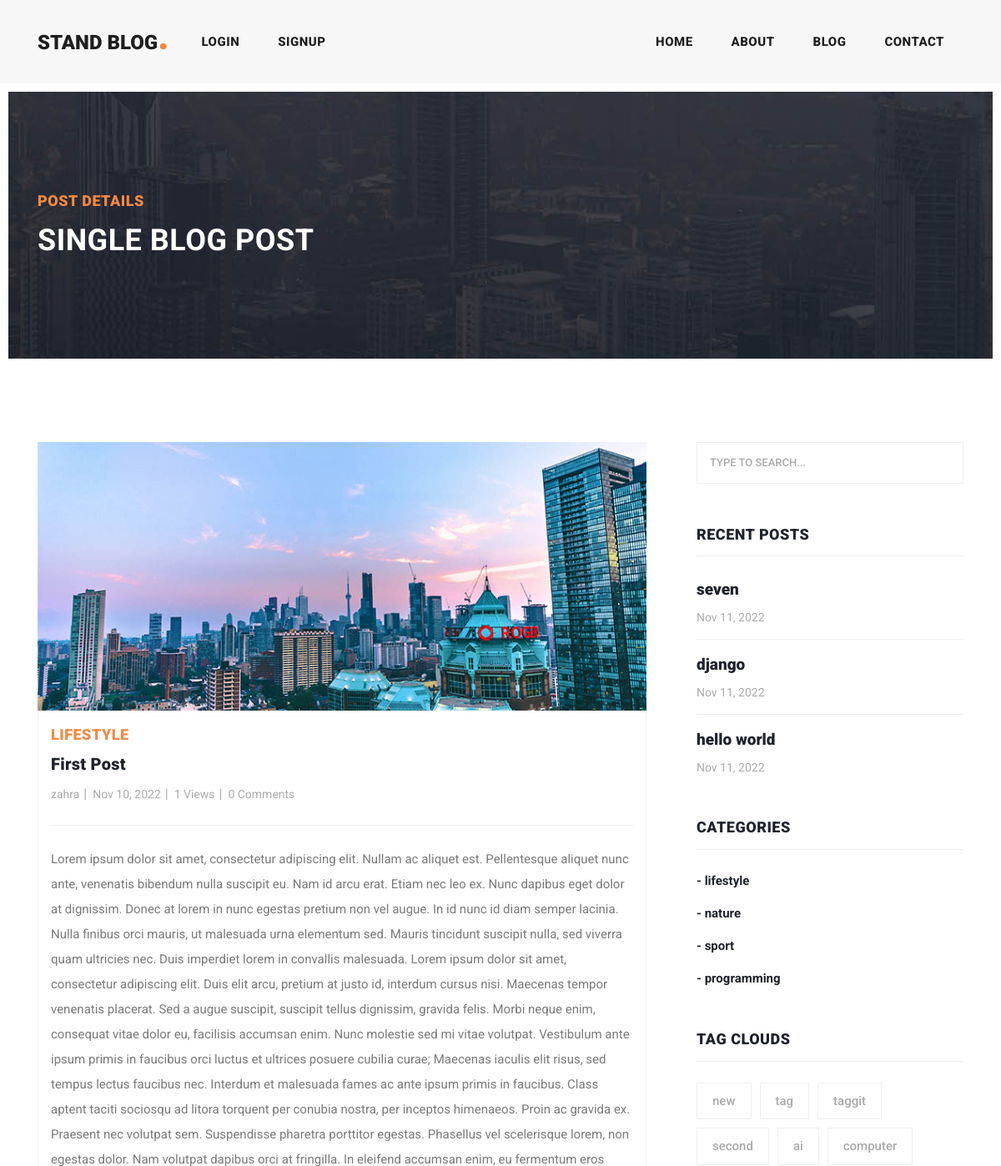
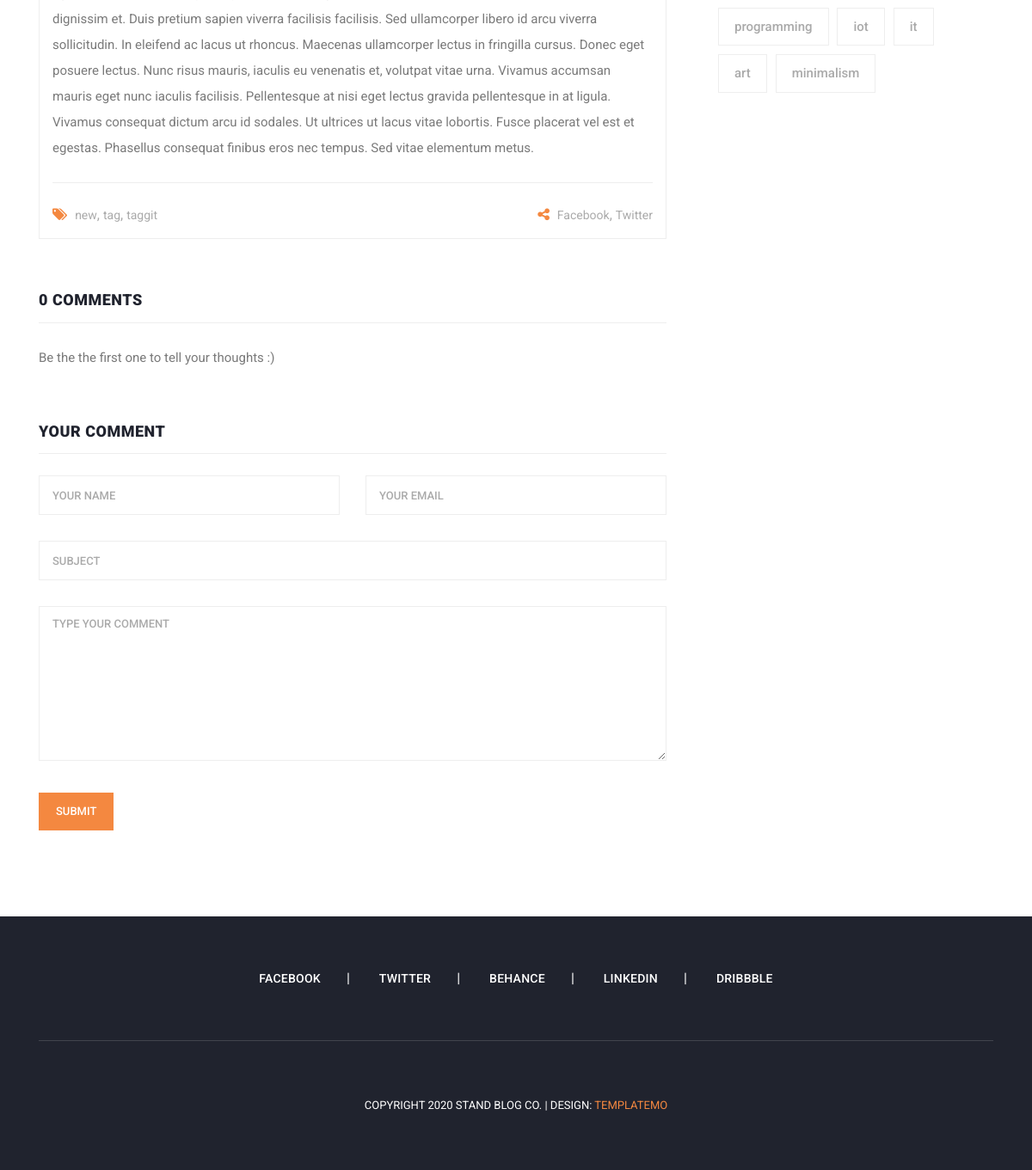
Page /blog/1/ on the committed database (2 pictures, top to bottom).
### blog/models.py (models this page shows, shortened)
class Post(models.Model):
    title=models.CharField(max_length=255)
    image=models.ImageField(upload_to='blog', default='default.jpg')
    content=models.TextField()
    creator=models.ForeignKey(User, on_delete=models.SET_NULL, null=True)
    created_date=models.DateTimeField(auto_now_add=True)
    published_date=models.DateTimeField(null=True)
    updated_date=models.DateTimeField(auto_now=True)
    status=models.BooleanField(default=False)
    counted_views=models.IntegerField(default=0)
    category=models.ForeignKey(Category, on_delete=models.SET_NULL, null=True, blank=True)
    tags=TaggableManager()
    class Meta:
        ordering=['-published_date']

class Category(models.Model):
    name=models.CharField(max_length=255)
    class Meta:
        verbose_name_plural='Categories'

### blog/views.py (the view, shortened to what this page needs)
# urls.py: path('<int:pid>/', blog_single, name='single'),
def blog_single(request, pid):
    post=get_object_or_404(Post, status=1, pk=pid)
    comments=Comment.objects.filter(post__id=pid, approved=True)
    post.counted_views+=1
    post.save()
    context={'post':post, 'comments':comments}
    return render(request, 'blog/blog-single.html', context)

### blog/templatetags/blog_tags.py (called while the page is built)
@register.inclusion_tag('blog/blog-recent-posts.html')
def recent_posts(number=3):
    return {'posts':Post.objects.filter(status=1).order_by('-published_date')[:number]}

@register.inclusion_tag('blog/blog-categories.html')
def categories():
    categories=Category.objects.all()
    return {'categories':categories}

@register.inclusion_tag('blog/blog-tags.html')
def tags():
    return {'tags':Tag.objects.all()}

@register.inclusion_tag('blog/blog-post.html')
def blog_post(post, truncatechars=None):
    if truncatechars==None:
        return {'post':post, 'content':post.content}
    return {'post':post, 'content':post.content[:truncatechars]+'...'}

@register.simple_tag
def comments_number(id):
    return Comment.objects.filter(post__id=id, approved=1).count()

### templates/blog/blog-single.html (shortened to what this page needs)
{% extends 'base.html' %}
{% load static %}
{% load blog_tags %}
{% block content %}
    <div class="heading-page header-text">
      <section class="page-heading">
        <div class="container">
          <div class="row">
            <div class="col-lg-12">
              <div class="text-content">
                <h4>Post Details</h4>
                <h2>Single blog post</h2>
              </div>
            </div>
          </div>
        </div>
      </section>
    </div>
    <section class="blog-posts grid-system">
      <div class="container">
        <div class="row">
          <div class="col-lg-8">
            <div class="all-blog-posts">
              <div class="row">
                <div class="col-lg-12">
                  {% blog_post post %}
                </div>
                <div class="col-lg-12">
                  <div class="sidebar-item comments">
                    <div class="sidebar-heading">
                      <h2>{{comments|length}} comments</h2>
                    </div>
                    <div class="content">
                      <ul>
                        <li>
                          {% for comment in comments %}
                          <div class="left-content">
                            <h4>{{comment.name}}<span>{{comment.created_date|date:'M d, Y'}}</span></h4>
                            <p>{{comment.message}}</p>
                          </div>
                          {% empty %}
                          <p>Be the the first one to tell your thoughts :)</p>
                        {% endfor %}
                        </li>
                      </ul>
                    </div>
                  </div>
                </div>
                <div class="col-lg-12">
                  <div class="sidebar-item submit-comment">
                    <div class="sidebar-heading">
                      <h2>Your comment</h2>
                    </div>
                    <div class="content">
                      <form id="comment" action="{% url 'blog:single' post.id %}" method="post">
                        <div class="row">
                          {% if request.user.is_authenticated %}
                          <div class="col-md-6 col-sm-12">
                            <fieldset>
                              <input name="name" type="hidden" id="name" value="{{request.user.username}}">
                            </fieldset>
                          </div>
                          <div class="col-md-6 col-sm-12">
                            <fieldset>
                              <input name="email" type="hidden" id="email" value="{{request.user.email}}">
                            </fieldset>
                          </div>
                          {% else %}
                          <div class="col-md-6 col-sm-12">
                            <fieldset>
                              <input name="name" type="text" id="name" placeholder="Your name" required="">
                            </fieldset>
                          </div>
                          <div class="col-md-6 col-sm-12">
                            <fieldset>
                              <input name="email" type="email" id="email" placeholder="Your email" required="">
                            </fieldset>
                          </div>
                          {% endif %}
                          <div class="col-md-12 col-sm-12">
                            <fieldset>
                              <input name="subject" type="text" id="subject" placeholder="Subject">
                            </fieldset>
                          </div>
                          <div class="col-lg-12">
                            <fieldset>
                              <textarea name="message" rows="6" id="message" placeholder="Type your comment" required=""></textarea>
                            </fieldset>
                          </div>
                          <div class="col-lg-12">
                            <fieldset>
                              <button type="submit" id="form-submit" class="main-button">Submit</button>
                            </fieldset>
                          </div>
                        </div>
                      </form>
                    </div>
                  </div>
                </div>
              </div>
            </div>
          </div>
          <div class="col-lg-4">
            <div class="sidebar">
              <div class="row">
                {% include 'blog/blog-search.html' %}
                {% recent_posts %}
                {% categories %}
                {% tags %}
              </div>
            </div>
          </div>
        </div>
      </div>
    </section>
{% endblock %}

### templates/blog/blog-post.html
{% load blog_tags %}
    <div class="blog-post">
      <div class="blog-thumb">
        <img src="{{post.image.url}}" alt="">
      </div>
      <div class="down-content">
        <a href="{% url 'blog:category' post.category.name %}"><span>{{post.category.name}}</span></a>
        <a href="{% url 'blog:single' post.id %}"><h4>{{post.title}}</h4></a>
        <ul class="post-info">
          <li><a href="#">{{post.creator}}</a></li>
          <li><a href="#">{{post.published_date|date:'M d, Y'}}</a></li>
          <li><a href="#">{{post.counted_views}} Views</a></li>
          <li><a href="#">{% comments_number post.id %} Comments</a></li>
        </ul>
        <p>{{content}}</p>
        <div class="post-options">
          <div class="row">
            <div class="col-6">
              <ul class="post-tags">
                <li><i class="fa fa-tags"></i></li>
                {% for tag in post.tags.all %}
                <li><a href="{% url 'blog:tag' tag.name %}">{{tag.name}}</a>{% if not forloop.last %},{% endif %}</li>
                {% endfor %}
              </ul>
            </div>
            <div class="col-6">
              <ul class="post-share">
                <li><i class="fa fa-share-alt"></i></li>
                <li><a href="#">Facebook</a>,</li>
                <li><a href="#"> Twitter</a></li>
              </ul>
            </div>
          </div>
        </div>
      </div>
    </div>

### templates/blog/blog-recent-posts.html
<div class="col-lg-12">
    <div class="sidebar-item recent-posts">
      <div class="sidebar-heading">
        <h2>Recent Posts</h2>
      </div>
      <div class="content">
        <ul>
        {% for post in posts %}
          <li><a href="{% url 'blog:single' post.id %}">
            <h5>{{post.title}}</h5>
            <span>{{post.published_date|date:'M d, Y'}}</span>
          </a></li>
          {% endfor %}
        </ul>
      </div>
    </div>
  </div>

### templates/blog/blog-categories.html
<div class="col-lg-12">
    <div class="sidebar-item categories">
      <div class="sidebar-heading">
        <h2>Categories</h2>
      </div>
      <div class="content">
        <ul>
          {% for cat in categories %}
          <li><a href="{% url 'blog:category' cat.name %}">- {{cat.name}}</a></li>
          {% endfor %}
        </ul>
      </div>
    </div>
  </div>

### templates/blog/blog-tags.html
<div class="col-lg-12">
    <div class="sidebar-item tags">
      <div class="sidebar-heading">
        <h2>Tag Clouds</h2>
      </div>
      <div class="content">
        <ul>
          {% for tag in tags %}
          <li><a href="{% url 'blog:tag' tag.name %}">{{tag.name}}</a></li>
          {% endfor %}
        </ul>
      </div>
    </div>
  </div>

### rows in the picture
Post: image (picture), category.name "LIFESTYLE", title "First Post", creator "zahra", published_date "Nov 10, 2022", counted_views "1", id "0", content "Lorem ipsum dolor sit amet, consectetur adipiscing elit. Nullam ac aliquet est. Pellentesque aliquet nunc ante, venenatis bibendum nulla suscipit eu. Nam id arcu erat. Etiam nec leo ex. Nunc dapibus eget dolor at dignissim. Donec at lorem in nunc egestas pretium non vel augue. In id nunc id diam semper lacinia. Nulla finibus orci mauris, ut malesuada urna elementum sed. Mauris tincidunt suscipit nulla, sed viverra quam ultricies nec. Duis imperdiet lorem in convallis malesuada. Lorem ipsum dolor sit amet, consectetur adipiscing elit. Duis elit arcu, pretium at justo id, interdum cursus nisi. Maecenas tempor venenatis placerat. Sed a augue suscipit, suscipit tellus dignissim, gravida felis.…"
Tag: name "new"
Tag: name "tag"
Tag: name "taggit"
Post: title "seven", published_date "Nov 11, 2022"
Post: title "django", published_date "Nov 11, 2022"
Post: title "hello world", published_date "Nov 11, 2022"
Category: name "lifestyle"
Category: name "nature"
Category: name "sport"
Category: name "programming"
Tag: name "second"
Tag: name "ai"
Tag: name "computer"
Tag: name "programming"
Tag: name "iot"
Tag: name "it"
Tag: name "art"
Tag: name "minimalism"

### other values in the picture
{{ comments|length }} "0"
